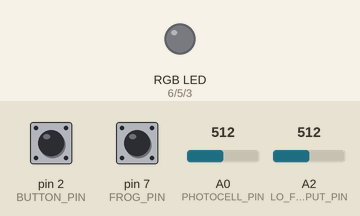
Recording of a sketch running on a simulated Arduino Uno, built with avr-gcc and run on an emulated ATmega328P. On the bench: an RGB LED mixed from three pins (HIGH = lit). Dashed ring = blinking. The inputs (shaded band) are chosen by the test bench; at power-on: pin 2 (BUTTON_PIN) HIGH, pin 7 (FROG_PIN) HIGH, A0 (PHOTOCELL_PIN) = 512, A2 (LO_FI_INPUT_PIN) = 512. Dim RGB values are drawn brighter than linear.

Above: at 1.2 s.
1.3 s: pin 2 (BUTTON_PIN) pulled LOW for 0.15 s
At 1.96 s:
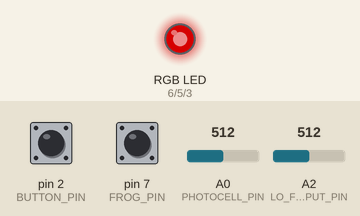
4.3 s: pin 7 (FROG_PIN) pulled LOW for 0.15 s
7.4 s: pin 2 (BUTTON_PIN) pulled LOW for 1 s
At 8.08 s:
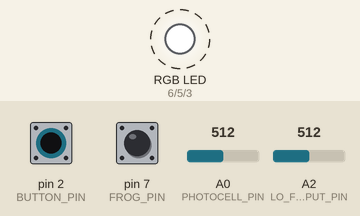
10.4 s: pin 7 (FROG_PIN) pulled LOW for 1 s
At 11.78 s:
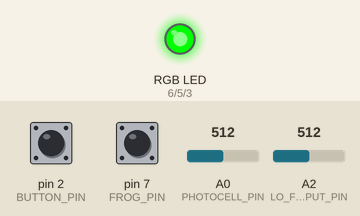
13.4 s: pin 7 (FROG_PIN) pulled LOW for 3.2 s
At 14.7 s:
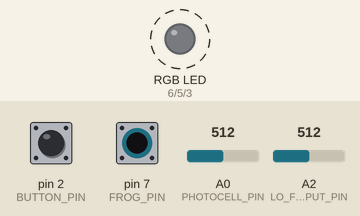
18.1 s: pin 2 (BUTTON_PIN) pulled LOW for 3.2 s
At 21.7 s:
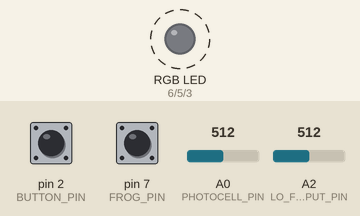
Timing chart, 0 to 23.8 s (numbered marks = the images above; inputs shaded):
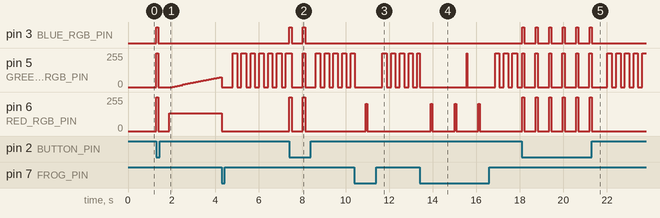

The sketch:

NightLight.ino
```cpp
#include "src/RGBConverter/RGBConverter.h"

const int BUTTON_PIN = 2;
const int BLUE_RGB_PIN = 3;
const int GREEN_RGB_PIN = 5;
const int RED_RGB_PIN = 6;
const int FROG_PIN = 7;
const int PHOTOCELL_PIN = A0;
const int MICROPHONE_PIN = A1;
const int LO_FI_INPUT_PIN = A2;

// Current night light mode
int _buttonMode = 0;


// Mode 1 globals and constants:

// Photoresistor constants and logic informed by the lesson at:
// https://makeabilitylab.github.io/physcomp/sensors/photoresistors.html

// Light level threshold to begin turning on LED (LED should be off until 200 threshold reached)
const int MIN_PHOTOCELL_RANGE = 200;
// Max darkness level (LED should be fully on for anything 800+)
const int MAX_PHOTOCELL_RANGE = 800;

// Crossfade logic informed by the lesson at:
// https://makeabilitylab.github.io/physcomp/arduino/rgb-led-fade.html
float _hue = 0;
float _step = 0.005f;
RGBConverter _rgbConverter;


// Mode 2 globals and constants:

// Sound processing code from:
// https://learn.adafruit.com/adafruit-microphone-amplifier-breakout/measuring-sound-levels

const int SAMPLE_WINDOW = 50; // Sample window width in mS (50 mS = 20Hz)
unsigned int _sample;


// Mode 3 globals and constants:

const int LOFI_MIN = 0;
const int LOFI_MAX = 500;

int _currentInputVal = 0;


// Frog mode globals and constants:

// Blink without delay code inspired by the lesson at:
// https://makeabilitylab.github.io/physcomp/arduino/led-blink.html

const int INTERVAL_IN_MS = 200; // interval at which to blink (in milliseconds)

boolean _isFrogMode = false;
int _greenVal = 0; // toggles between 0 and 255
unsigned long _lastToggledTimestampMs = 0; // tracks the last time the LED was updated


// Setup function
void setup() {
  pinMode(BUTTON_PIN, INPUT_PULLUP);
  pinMode(PHOTOCELL_PIN, INPUT);
  pinMode(MICROPHONE_PIN, INPUT);
  pinMode(LO_FI_INPUT_PIN, INPUT);
  pinMode(FROG_PIN, INPUT_PULLUP);
  pinMode(BLUE_RGB_PIN, OUTPUT);
  pinMode(GREEN_RGB_PIN, OUTPUT);
  pinMode(RED_RGB_PIN, OUTPUT);
}

// Sets the color of the RGB LED, factored by an optional brightness value
void setColor(int red, int green, int blue, float brightness = 1.0) {
  analogWrite(RED_RGB_PIN, red*brightness);
  analogWrite(GREEN_RGB_PIN, green*brightness);
  analogWrite(BLUE_RGB_PIN, blue*brightness);
}

// Loop function
void loop() {
  // Cycle through four possible modes whenever mode button is pressed
  if (digitalRead(BUTTON_PIN) == LOW) {
    if (_buttonMode == 3) {
      _buttonMode = 0;
    } else {
      _buttonMode++;
    }
    // Blink RGB LED to signal new mode
    setColor(255, 255, 255);
    delay(100);
    setColor(0, 0, 0);
    delay(500); // delay after button is pressed
  }

  // Toggle between frog mode whenever frog button is presssed
  if (digitalRead(FROG_PIN) == LOW) {
    _isFrogMode = !_isFrogMode;
    setColor(0, 0, 0); // reset RGB LED to off
    delay(500); // delay after button is pressed
  }

  if (_isFrogMode) { // frog mode overrides all other modes
    frogMode();
  } else if (_buttonMode == 1) {
    setInverseBrightness();
  } else if (_buttonMode == 2) {
    handleSound();
  } else if (_buttonMode == 3) {
    handleLoFiInput();
  }
  delay(20);
}

// Read ambient light values and inversely adjust RGB LED brightness.
void setInverseBrightness() {
  int photocellVal = analogRead(PHOTOCELL_PIN);

  // Map photocell value to brightness float between 0 and 1
  int ledBrightness = map(photocellVal, MIN_PHOTOCELL_RANGE, MAX_PHOTOCELL_RANGE, 0, 1000);
  ledBrightness = constrain(ledBrightness, 0, 1000);
  float fLedBrightness = (float)ledBrightness/1000.0;

  // Convert current hue, saturation, and lightness to RGB
  byte rgb[3];
  _rgbConverter.hslToRgb(_hue, 1, 0.5, rgb);

  setColor(rgb[0], rgb[1], rgb[2], fLedBrightness);

  // update hue based on step size
  _hue += _step;

  // hue ranges between 0-1, so if > 1, reset to 0
  if(_hue > 1.0){
    _hue = 0;
  }
  delay(100);
}

// Read sound levels from microphone and adjust RGB LED brightness accordingly.
void handleSound() {
  unsigned long startMillis= millis();  // Start of sample window
  unsigned int peakToPeak = 0;   // peak-to-peak level

  unsigned int signalMax = 0;
  unsigned int signalMin = 1024;

  // collect data for 50 mS
  while (millis() - startMillis < SAMPLE_WINDOW) {
    _sample = analogRead(MICROPHONE_PIN);
    if (_sample < 1024) {  // toss out spurious readings
      if (_sample > signalMax) {
        signalMax = _sample;  // save just the max levels
      } else if (_sample < signalMin) {
        signalMin = _sample;  // save just the min levels
      }
    }
  }
  peakToPeak = signalMax - signalMin;  // max - min = peak-peak amplitude

  double volts = (peakToPeak * 3.3) / 1024;  // convert to volts
  volts = constrain(volts, 0, 1.0); // Constrain based on input range

  int ledVal = (int)(volts*255.0); // Convert to rgb values
  setColor(ledVal, 0, ledVal);
  delay(50);
}

// Read lo-fi input and convert it to a hue in order to change the RGB LED color.
void handleLoFiInput() {
  int loFiVal = analogRead(LO_FI_INPUT_PIN);

  if (loFiVal > 10) { // filter out values when circuit is not complete
    loFiVal = constrain(loFiVal, LOFI_MIN, LOFI_MAX);
    _currentInputVal = map(loFiVal, LOFI_MIN, LOFI_MAX, 0, 1000);
  }
  float fHue = (float)_currentInputVal/1000.0; // get precise value from 0-1 for hue

  // Set RGB LED color based on hue from lo-fi input
  byte mode3rgb[3];
  _rgbConverter.hslToRgb(fHue, 1, 0.4, mode3rgb);

  setColor(mode3rgb[0], mode3rgb[1], mode3rgb[2]);
  delay(50);
}

// Blink green light on and off when in frog mode
void frogMode() {
  // Get the current time since the Arduino started our program (in ms)
  unsigned long currentTimestampMs = millis();

  // Check to see if time since the LED was last toggled exceeds the interval
  if (currentTimestampMs - _lastToggledTimestampMs >= INTERVAL_IN_MS) {
    _greenVal = _greenVal == 0 ? 255 : 0; // toggle the LED
    _lastToggledTimestampMs = currentTimestampMs; // store current time as toggle time
    setColor(0, _greenVal, 0);
  }
}
```

RGBConverter.cpp
```cpp
/*
 * RGBConverter.h - Arduino library for converting between RGB, HSV and HSL
 *
 * Ported from the Javascript at http://mjijackson.com/2008/02/rgb-to-hsl-and-rgb-to-hsv-color-model-conversion-algorithms-in-javascript
 * The hard work was Michael's, all the bugs are mine.
 *
 * Robert Atkins, December 2010 (ratkins_at_fastmail_dot_fm).
 *
 * https://github.com/ratkins/RGBConverter
 *
 */
#include "RGBConverter.h"

/**
 * Converts an RGB color value to HSL. Conversion formula
 * adapted from http://en.wikipedia.org/wiki/HSL_color_space.
 * Assumes r, g, and b are contained in the set [0, 255] and
 * returns h, s, and l in the set [0, 1].
 *
 * @param   Number  r       The red color value
 * @param   Number  g       The green color value
 * @param   Number  b       The blue color value
 * @return  Array           The HSL representation
 */
void RGBConverter::rgbToHsl(byte r, byte g, byte b, double hsl[]) {
    double rd = (double) r/255;
    double gd = (double) g/255;
    double bd = (double) b/255;
    double max = threeway_max(rd, gd, bd);
    double min = threeway_min(rd, gd, bd);
    double h, s, l = (max + min) / 2;

    if (max == min) {
        h = s = 0; // achromatic
    } else {
        double d = max - min;
        s = l > 0.5 ? d / (2 - max - min) : d / (max + min);
        if (max == rd) {
            h = (gd - bd) / d + (gd < bd ? 6 : 0);
        } else if (max == gd) {
            h = (bd - rd) / d + 2;
        } else if (max == bd) {
            h = (rd - gd) / d + 4;
        }
        h /= 6;
    }
    hsl[0] = h;
    hsl[1] = s;
    hsl[2] = l;
}

/**
 * Converts an HSL color value to RGB. Conversion formula
 * adapted from http://en.wikipedia.org/wiki/HSL_color_space.
 * Assumes h, s, and l are contained in the set [0, 1] and
 * returns r, g, and b in the set [0, 255].
 *
 * @param   Number  h       The hue
 * @param   Number  s       The saturation
 * @param   Number  l       The lightness
 * @return  Array           The RGB representation
 */
void RGBConverter::hslToRgb(double h, double s, double l, byte rgb[]) {
    double r, g, b;

    if (s == 0) {
        r = g = b = l; // achromatic
    } else {
        double q = l < 0.5 ? l * (1 + s) : l + s - l * s;
        double p = 2 * l - q;
        r = RGBConverter::hue2rgb(p, q, h + 1/3.0);
        g = RGBConverter::hue2rgb(p, q, h);
        b = RGBConverter::hue2rgb(p, q, h - 1/3.0);
    }

    rgb[0] = r * 255;
    rgb[1] = g * 255;
    rgb[2] = b * 255;
}

/**
 * Converts an RGB color value to HSV. Conversion formula
 * adapted from http://en.wikipedia.org/wiki/HSV_color_space.
 * Assumes r, g, and b are contained in the set [0, 255] and
 * returns h, s, and v in the set [0, 1].
 *
 * @param   Number  r       The red color value
 * @param   Number  g       The green color value
 * @param   Number  b       The blue color value
 * @return  Array           The HSV representation
 */
void RGBConverter::rgbToHsv(byte r, byte g, byte b, double hsv[]) {
    double rd = (double) r/255;
    double gd = (double) g/255;
    double bd = (double) b/255;
    double max = threeway_max(rd, gd, bd), min = threeway_min(rd, gd, bd);
    double h, s, v = max;

    double d = max - min;
    s = max == 0 ? 0 : d / max;

    if (max == min) {
        h = 0; // achromatic
    } else {
        if (max == rd) {
            h = (gd - bd) / d + (gd < bd ? 6 : 0);
        } else if (max == gd) {
            h = (bd - rd) / d + 2;
        } else if (max == bd) {
            h = (rd - gd) / d + 4;
        }
        h /= 6;
    }

    hsv[0] = h;
    hsv[1] = s;
    hsv[2] = v;
}

/**
 * Converts an HSV color value to RGB. Conversion formula
 * adapted from http://en.wikipedia.org/wiki/HSV_color_space.
 * Assumes h, s, and v are contained in the set [0, 1] and
 * returns r, g, and b in the set [0, 255].
 *
 * @param   Number  h       The hue
 * @param   Number  s       The saturation
 * @param   Number  v       The value
 * @return  Array           The RGB representation
 */
void RGBConverter::hsvToRgb(double h, double s, double v, byte rgb[]) {
    double r, g, b;

    int i = int(h * 6);
    double f = h * 6 - i;
    double p = v * (1 - s);
    double q = v * (1 - f * s);
    double t = v * (1 - (1 - f) * s);

    switch(i % 6){
        case 0: r = v, g = t, b = p; break;
        case 1: r = q, g = v, b = p; break;
        case 2: r = p, g = v, b = t; break;
        case 3: r = p, g = q, b = v; break;
        case 4: r = t, g = p, b = v; break;
        case 5: r = v, g = p, b = q; break;
    }

    rgb[0] = r * 255;
    rgb[1] = g * 255;
    rgb[2] = b * 255;
}

double RGBConverter::threeway_max(double a, double b, double c) {
    return max(a, max(b, c));
}

double RGBConverter::threeway_min(double a, double b, double c) {
    return min(a, min(b, c));
}

double RGBConverter::hue2rgb(double p, double q, double t) {
    if(t < 0) t += 1;
    if(t > 1) t -= 1;
    if(t < 1/6.0) return p + (q - p) * 6 * t;
    if(t < 1/2.0) return q;
    if(t < 2/3.0) return p + (q - p) * (2/3.0 - t) * 6;
    return p;
}
```

RGBConverter.h
```cpp
/*
 * RGBConverter.h - Arduino library for converting between RGB, HSV and HSL
 *
 * Ported from the Javascript at http://mjijackson.com/2008/02/rgb-to-hsl-and-rgb-to-hsv-color-model-conversion-algorithms-in-javascript
 * The hard work was Michael's, all the bugs are mine.
 *
 * Robert Atkins, December 2010 (ratkins_at_fastmail_dot_fm).
 *
 * https://github.com/ratkins/RGBConverter
 *
 */
#ifndef RGBConverter_h
#define RGBConverter_h

#if (ARDUINO >= 100)
 #include <Arduino.h>
#else
 #include <Arduino.h>
#endif

class RGBConverter {

public:
    /**
     * Converts an RGB color value to HSL. Conversion formula
     * adapted from http://en.wikipedia.org/wiki/HSL_color_space.
     * Assumes r, g, and b are contained in the set [0, 255] and
     * returns h, s, and l in the set [0, 1].
     *
     * @param   byte    r       The red color value
     * @param   byte    g       The green color value
     * @param   byte    b       The blue color value
     * @param   double  hsl[]   The HSL representation
     */
    void rgbToHsl(byte r, byte g, byte b, double hsl[]);

    /**
     * Converts an HSL color value to RGB. Conversion formula
     * adapted from http://en.wikipedia.org/wiki/HSL_color_space.
     * Assumes h, s, and l are contained in the set [0, 1] and
     * returns r, g, and b in the set [0, 255].
     *
     * @param   double  h       The hue
     * @param   double  s       The saturation
     * @param   double  l       The lightness
     * @return  byte    rgb[]   The RGB representation
     */
    void hslToRgb(double h, double s, double l, byte rgb[]);

    /**
     * Converts an RGB color value to HSV. Conversion formula
     * adapted from http://en.wikipedia.org/wiki/HSV_color_space.
     * Assumes r, g, and b are contained in the set [0, 255] and
     * returns h, s, and v in the set [0, 1].
     *
     * @param   byte  r       The red color value
     * @param   byte  g       The green color value
     * @param   byte  b       The blue color value
     * @return  double hsv[]  The HSV representation
     */
    void rgbToHsv(byte r, byte g, byte b, double hsv[]);

    /**
     * Converts an HSV color value to RGB. Conversion formula
     * adapted from http://en.wikipedia.org/wiki/HSV_color_space.
     * Assumes h, s, and v are contained in the set [0, 1] and
     * returns r, g, and b in the set [0, 255].
     *
     * @param   double  h       The hue
     * @param   double  s       The saturation
     * @param   double  v       The value
     * @return  byte    rgb[]   The RGB representation
     */
    void hsvToRgb(double h, double s, double v, byte rgb[]);

private:
    double threeway_max(double a, double b, double c);
    double threeway_min(double a, double b, double c);
    double hue2rgb(double p, double q, double t);
};

#endif
```

Measured:
- after the input at 1.3 s, pin 3 (BLUE_RGB_PIN): LOW → HIGH at once, → LOW 0.10 s later; pin 5 (GREEN_RGB_PIN): 0/255 → 255/255 at once, → 0/255 0.10 s later, → 3/255 0.62 s later, → 7/255 0.12 s later, … (21 changes in this stretch); pin 6 (RED_RGB_PIN): 0/255 → 255/255 at once, → 0/255 0.10 s later, → 132/255 0.50 s later
- after the input at 7.4 s, pin 3 (BLUE_RGB_PIN): alternates HIGH for 0.10 s and LOW for 0.52 s, 4 changes in all, then stays LOW, starting at once; pin 6 (RED_RGB_PIN): alternates 255/255 for 0.10 s and 0/255 for 0.52 s, 4 changes in all, then stays 0/255, starting at once
- after the input at 10.4 s, pin 6 (RED_RGB_PIN): 0/255 → 204/255 after 0.52 s, → 0/255 0.07 s later
- after the input at 13.4 s, pin 6 (RED_RGB_PIN): alternates 204/255 for 0.07 s and 0/255 for 1.0 s, 6 changes in all, then stays 0/255, starting after 0.51 s
- after the input at 18.1 s, pin 3 (BLUE_RGB_PIN): alternates HIGH for 0.10 s and LOW for 0.52 s, 12 changes in all, then stays LOW, starting at once; pin 6 (RED_RGB_PIN): alternates 255/255 for 0.10 s and 0/255 for 0.52 s, 12 changes in all, then stays 0/255, starting at once
